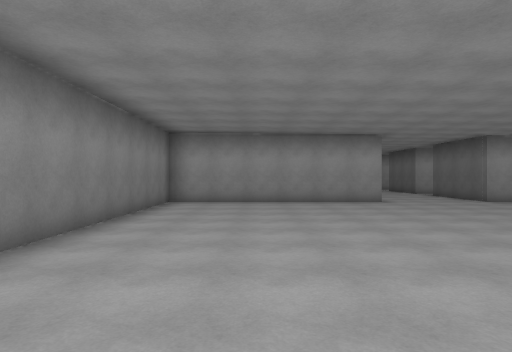
[1] (above)

24 first-person views from a walk through a 3-D level made in the Unity game engine. The camera is 1.5 m above the floor, looks level and sees 75° across. Doors are open. The floor is counted in squares, 2 m on a side. Each view is taken from the middle of a square. On the plan, view 1 faces up. The plan holds only what a view shows up to about 11 squares ahead; the rest is blank. The place goes on beyond the plan. Some animated figures are left out.

[2]
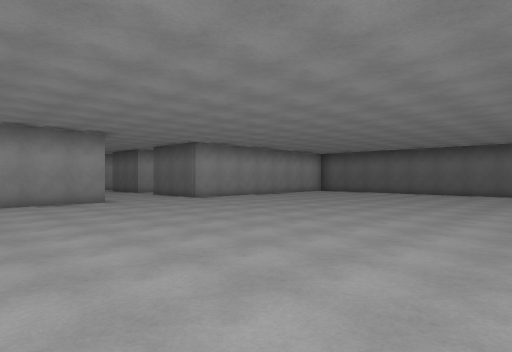

[3]
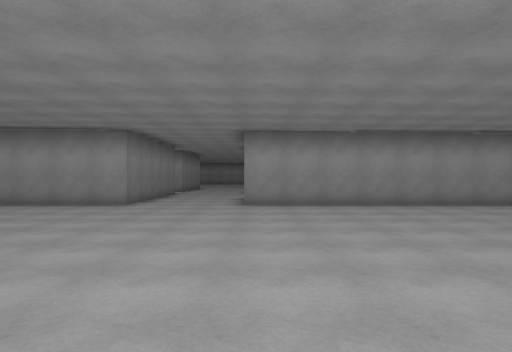

[4]
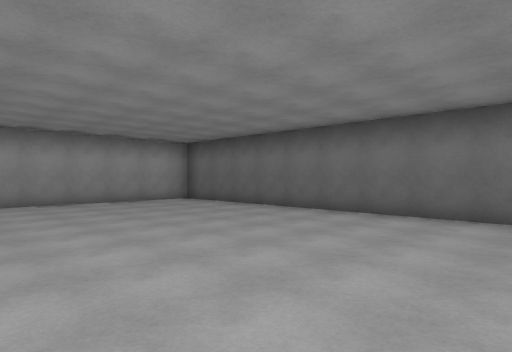

[5]
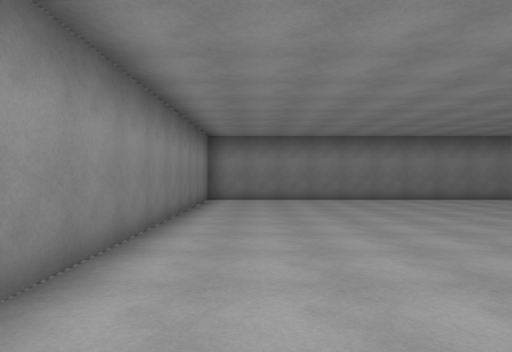

[6]
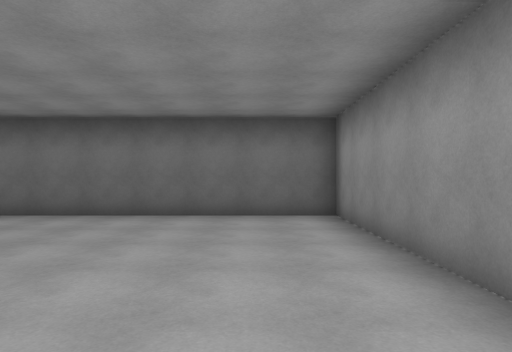

[7]
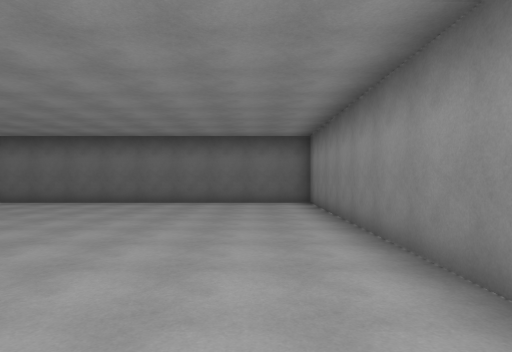

[8]
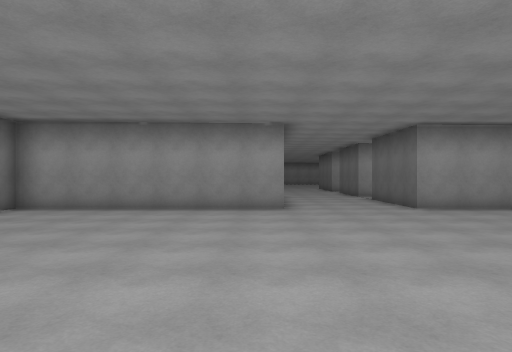

[9]
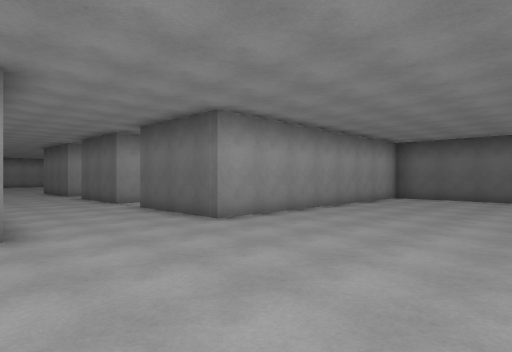

[10]
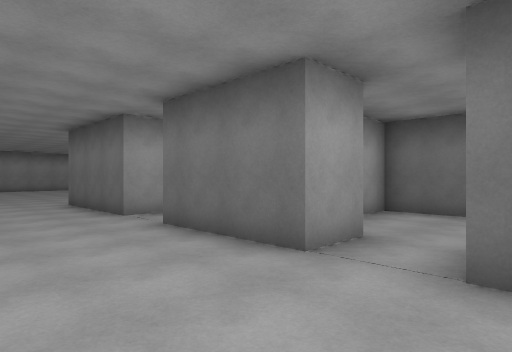

[11]
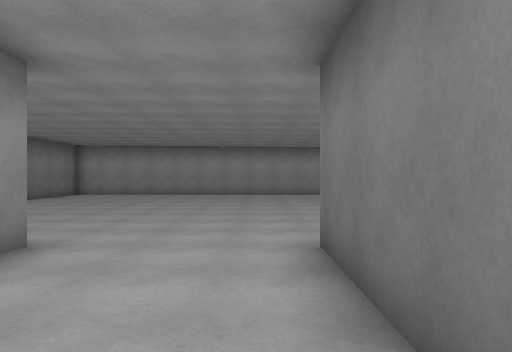

[12]
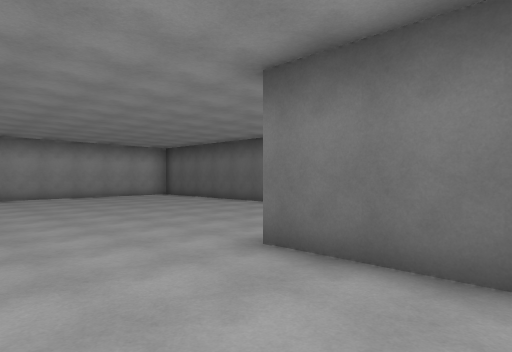

[13]
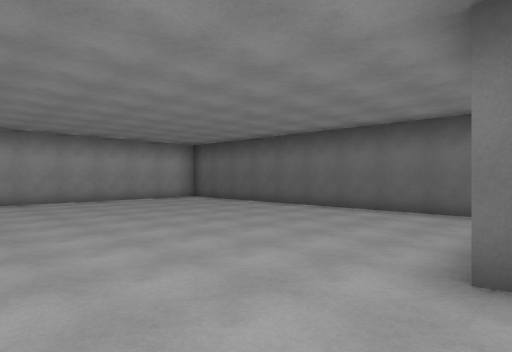

[14]
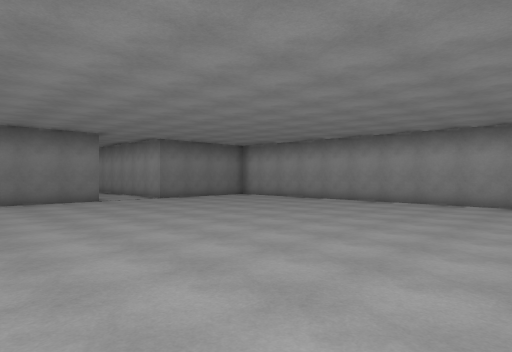

[15]
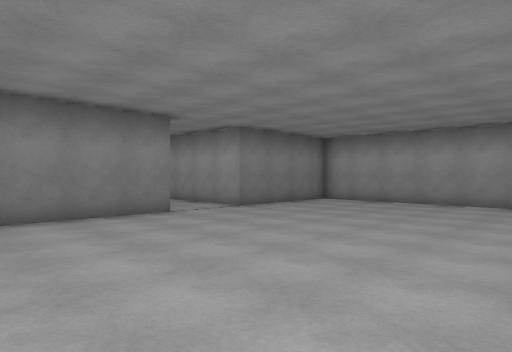

[16]
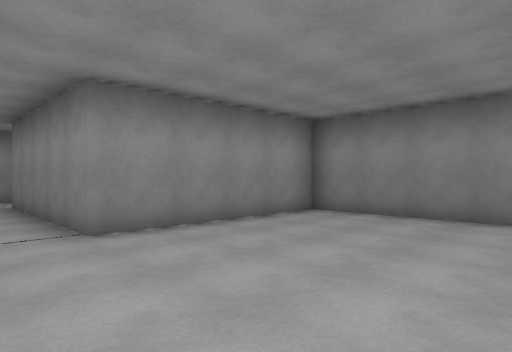

[17]
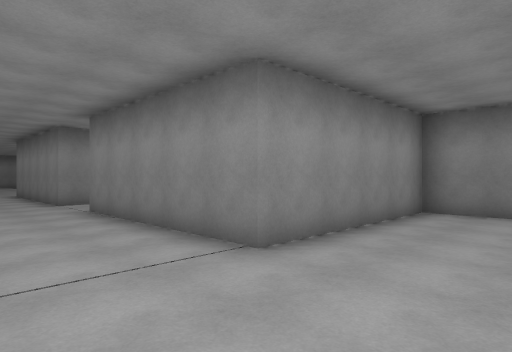

[18]
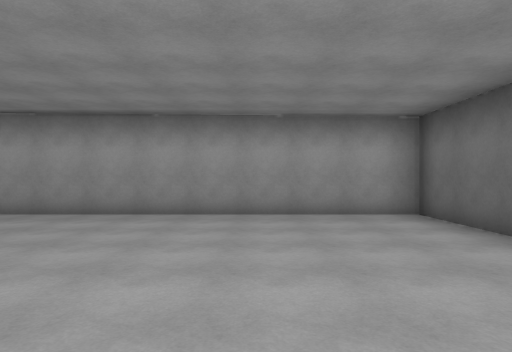

[19]
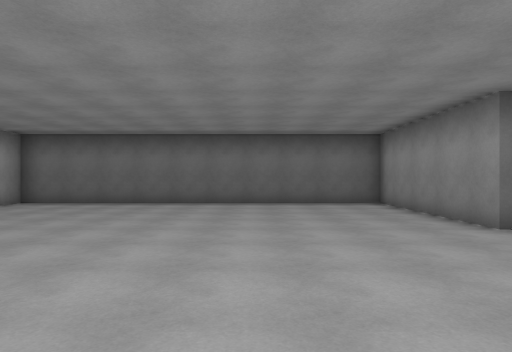

[20]
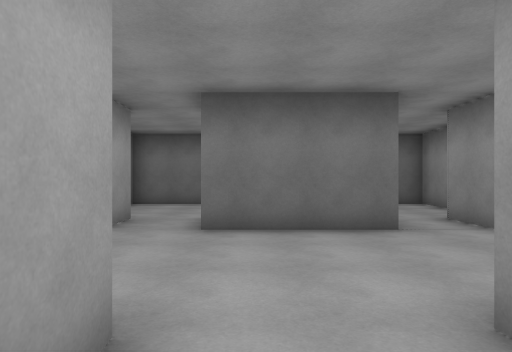

[21]
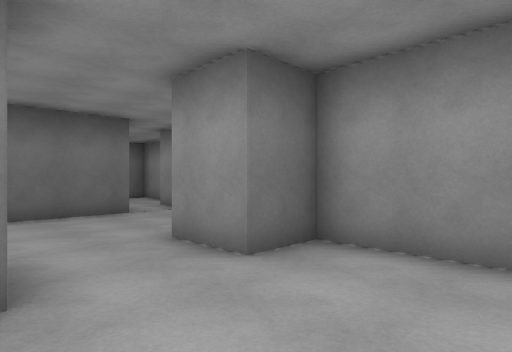

[22]
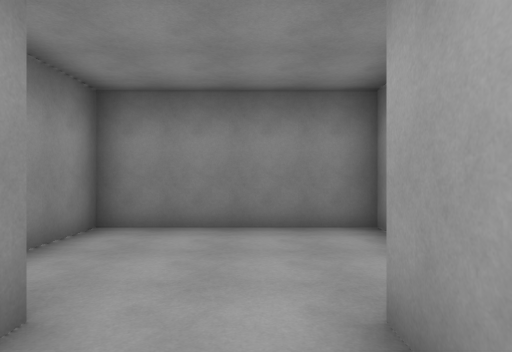

[23]
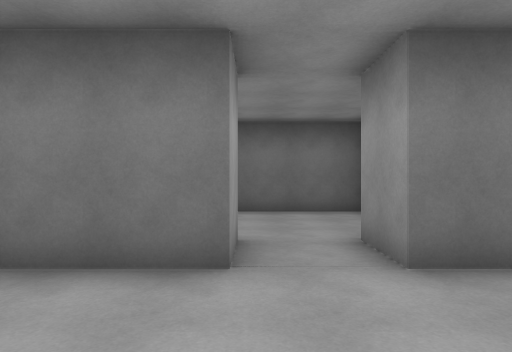

[24]
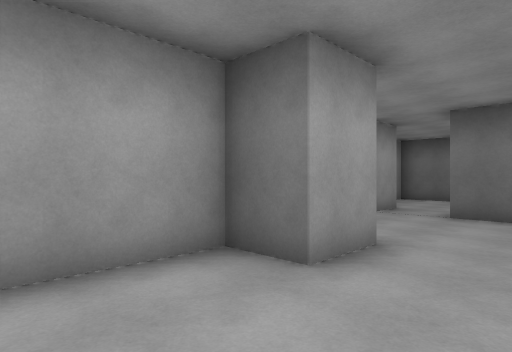

### Floor plan
Points are (right, up) in squares from view 1. A wall is a line through its corners. A room is listed if a view was taken in it or the views show most of it. See-through windows are left out.
Room 1 (views 1, 2, 3, 4, 5, 6, 7, 8, 9)
walls: (3.5, 9.7) (-2.5, 9.7) (-2.5, -0.5) (14.4, -0.5) (14.4, 9.2); (14, 9.7) (6.7, 9.7)
ways out: opening at (5, 9.7) to room 2
Room 2 (views 10, 11, 12, 13, 14, 15, 16, 17, 18, 19, 22, 23)
walls: (8, 18.2) (6.7, 18.2) (6.7, 21.6) (11.2, 21.6) (11.2, 31.5) (-1.2, 31.5) (-1.2, 27.7); (-1.2, 25.8) (-1.2, 21.6) (3.5, 21.6) (3.5, 16.7) (2.3, 16.7); (2.3, 14.8) (3.5, 14.8) (3.5, 9.7); (8, 14) (6.7, 14) (6.7, 16.8) (8, 16.8); (6.7, 9.7) (6.7, 12.6) (8, 12.6)
ways out: opening at (5, 9.7) to room 1; opening at (3, 15.5) to room 3; opening at (-1, 26.5); opening at (7.5, 13); opening at (7.5, 17.5)
Room 3 (views 20, 21, 24)
walls: (2.3, 16.7) (2.3, 17.8) (-0.8, 17.8) (-0.8, 13.7) (2.3, 13.7) (2.3, 14.8)
ways out: opening at (3, 15.5) to room 2

Where each view was taken, in squares from view 1:
view 1: 0 up, 0 right, facing up
view 2: 0 up, 0 right, facing up-right
view 3: 1 up, 7 right, facing up
view 4: 0 up, 8 right, facing up-right
view 5: 1 up, 8 right, facing left
view 6: 1 up, 8 right, facing right
view 7: 1 up, 5 right, facing right
view 8: 2 up, 3 right, facing up
view 9: 5 up, 3 right, facing up-right
view 10: 12 up, 4 right, facing up-right
view 11: 18 up, 6 right, facing up
view 12: 19 up, 4 right, facing up-right
view 13: 21 up, 4 right, facing up-right
view 14: 22 up, 9 right, facing up-left
view 15: 22 up, 5 right, facing up-left
view 16: 26 up, 5 right, facing down-left
view 17: 24 up, 6 right, facing down-left
view 18: 25 up, 8 right, facing up
view 19: 25 up, 2 right, facing right
view 20: 16 up, 2 right, facing right
view 21: 17 up, 0 right, facing down-right
view 22: 16 up, 4 right, facing left
view 23: 18 up, 4 right, facing right
view 24: 15 up, 0 right, facing up-right
